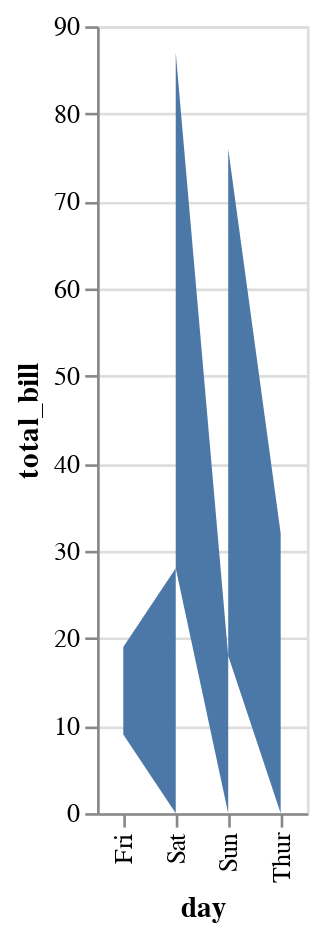

Notebook source saved alongside this figure:
### Code cell
# using pandas plot
tips.groupby('day').sum()[['total_bill']].plot(kind='area') 
# stacked area can be done using pandas.plot as well
t = tips.groupby(['day','sex']).count()[['total_bill']].reset_index()
t_pivoted = t.pivot(index='day', columns='sex', values='total_bill')
t_pivoted.plot.area() 
# using plotly
px.area(t, x='day', y='total_bill', color='sex',line_group='sex') 
# using altair
alt.Chart(t).mark_area().encode(x='day', y='total_bill')

### Figure 1 — Vega-Lite specification as saved in the notebook (floating-point values rounded to 4 significant figures)
{"config": {"view": {"continuousWidth": 400, "continuousHeight": 300}}, "data": {"name": "data-1fa47f91224badd702d88fbfa359579f"}, "mark": "area", "encoding": {"x": {"type": "nominal", "field": "day"}, "y": {"type": "quantitative", "field": "total_bill"}}, "$schema": "https://vega.github.io/schema/vega-lite/v4.8.1.json", "datasets": {"data-1fa47f91224badd702d88fbfa359579f": [{"day": "Fri", "sex": "Female", "total_bill": 9}, {"day": "Fri", "sex": "Male", "total_bill": 10}, {"day": "Sat", "sex": "Female", "total_bill": 28}, {"day": "Sat", "sex": "Male", "total_bill": 59}, {"day": "Sun", "sex": "Female", "total_bill": 18}, {"day": "Sun", "sex": "Male", "total_bill": 58}, {"day": "Thur", "sex": "Female", "total_bill": 32}, {"day": "Thur", "sex": "Male", "total_bill": 30}]}}
